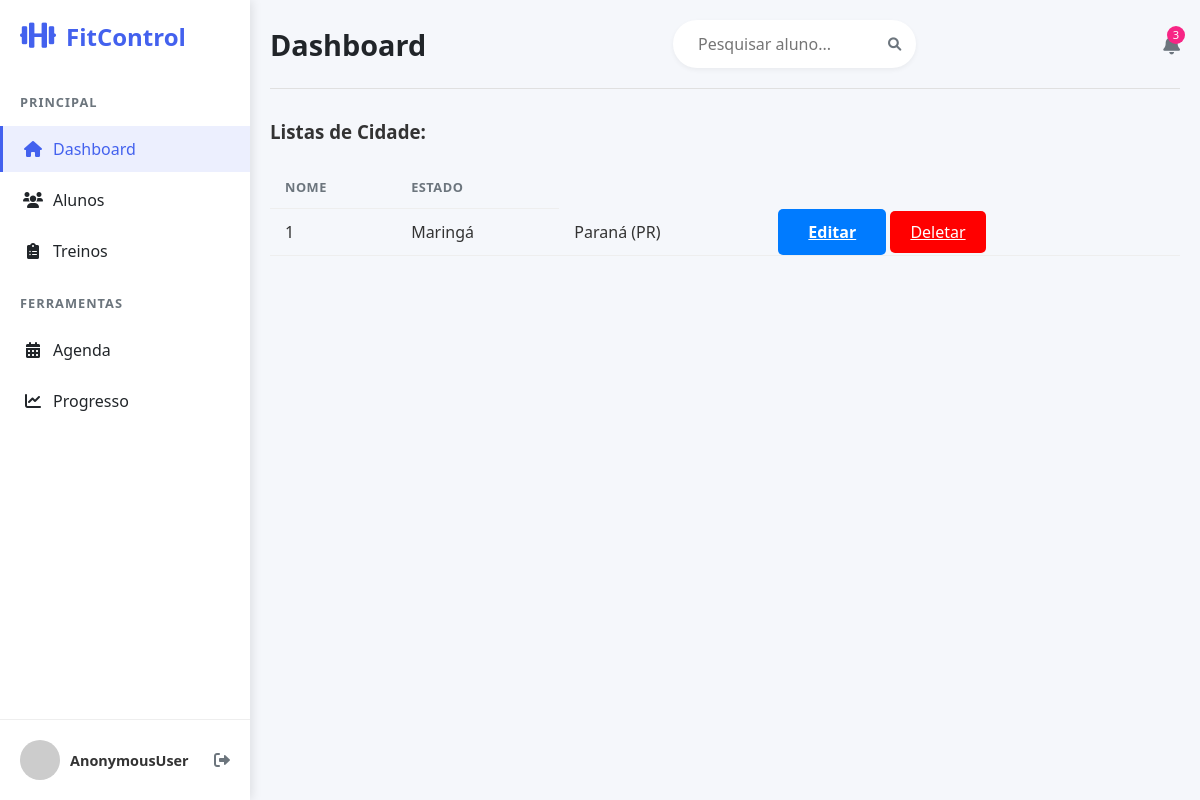
Page /listar/cidade/ on the committed database.
### usuarios/models.py (models this page shows, shortened)
class Cidade(models.Model):
    nome = models.CharField(max_length=30, verbose_name="Nome da Cidade")
    estado = models.ForeignKey(Estado, on_delete=models.PROTECT, verbose_name="Estado")

class Estado(models.Model):
    nome = models.CharField(max_length=30, verbose_name="Nome do Estado")
    sigla = models.CharField(max_length=2, verbose_name="Sigla do Estado")
    def __str__(self):
        return f'{self.nome} ({self.sigla})'

### usuarios/views.py (the view)
# urls.py: path('listar/cidade/', CidadeList.as_view(), name='listar_cidade'),
class CidadeList(ListView):
    model = Cidade
    template_name = 'cadastros/listas/cidade.html'

### usuarios/templates/cadastros/listas/cidade.html (shortened to what this page needs)
{% extends 'paginas/modelo.html' %}
{% load static %}
{% block conteudo %}
<h3>Listas de Cidade:</h3>
<br>
<div>
    <table class= "table table-striped">
        <tr>
            <th>Nome</th>
            <th>Estado</th>
        </tr>
        {% for cidade in object_list%}
        <tr>
            <td>{{ cidade.id }}</td>
            <td>{{ cidade.nome }}</td>
            <td>{{ cidade.estado }}</td>
            <td>
                <a class="btn btn-primary" href="{% url 'editar_cidade' cidade.id %}" title="Editar">Editar</a>
                <a class="btn-danger" href="{% url 'excluir_cidade' cidade.id %}" title="Excluir">Deletar</a>
            </td>
        </tr>
        {% empty %}
        <tr>
            <td>Nenhuma Cidade registrado.</td>
        </tr>
        {% endfor %}
</table>
</div>
{% endblock%}

### static/css/main.css (style rules this page uses)
* { margin: 0; padding: 0; box-sizing: border-box; font-family: 'Segoe UI', Tahoma, Geneva, Verdana, sans-serif; }
body { background-color: #f5f5f5; color: #333; }
:root { --primary-color: #4361ee; --secondary-color: #3f37c9; --accent-color: #4895ef; --success-color: #4cc9f0; --danger-color: #f72585; --warning-color: #f8961e; --info-color: #43aa8b; --light-color: #f8f9fa; --dark-color: #212529; --gray-color: #6c757d; --sidebar-width: 250px; }
table { width: 100%; border-collapse: collapse; }
table th, table td { padding: 12px 15px; text-align: left; border-bottom: 1px solid #eee; }
table th { font-weight: 600; color: var(--gray-color); font-size: 0.8rem; text-transform: uppercase; letter-spacing: 0.5px; }

### static/css/form_cadastro.css (style rules this page uses)
.btn-primary { padding: 12px 30px; background: #007bff; color: white; border: none; border-radius: 5px; cursor: pointer; font-size: 16px; font-weight: 600; transition: background 0.3s; }

### static/css/aluno_form.css (style rules this page uses)
body { font-family: 'Segoe UI', Tahoma, Geneva, Verdana, sans-serif; background-color: #f5f7fb; margin: 0; padding: 0; color: #333; }

### static/css/lista.css (style rules this page uses)
.btn-danger { background-color: red; color: white; border: none; padding: 10px 20px; border-radius: 5px; cursor: pointer; transition: background-color 0.3s; }

### rows in the picture
Cidade: id "1", nome "Maringá", estado "Paraná (PR)"

### other values in the picture
{{ request.user }} "AnonymousUser"
